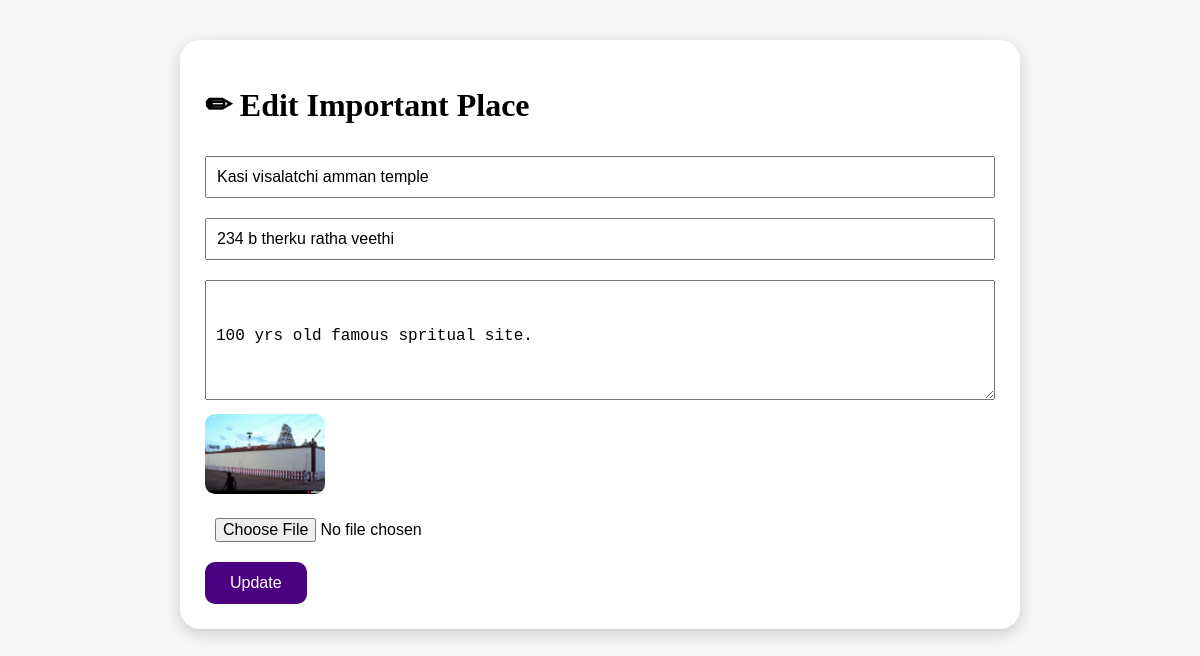
The app's page /admin/village_hub/edit_important_places.php?id=1 with its own data.
### tables this page shows
CREATE TABLE `important_places` (
  `id` int(11) NOT NULL,
  `place_name` varchar(150) NOT NULL,
  `location` varchar(255) DEFAULT NULL,
  `description` text DEFAULT NULL,
  `image` varchar(255) DEFAULT NULL
);

### admin/village_hub/edit_important_places.php (the view, shortened to what this page needs)
<?php
include("../../db.php");
$id=$_GET['id'];
$result=$conn->query(
"SELECT * FROM important_places WHERE id=$id"
);
$row=$result->fetch_assoc();
?>
<!DOCTYPE html>
<html>
<head>
</head>
<body>
<div class="box">
<h1>✏ Edit Important Place</h1>
<form method="post" enctype="multipart/form-data">
<input
name="name"
value="<?php echo $row['place_name']; ?>"
placeholder="Place Name"
required>
<input
name="location"
value="<?php echo $row['location']; ?>"
placeholder="Location">
<textarea
name="description"
placeholder="Description">
<?php echo $row['description']; ?>
</textarea>
<?php
if($row['image']!="")
{
?>
<img src="../../assets/images/<?php echo $row['image']; ?>">
<?php
}
?>
<input type="file" name="image">
<button name="update">
Update
</button>
</form>
</div>
</body>
</html>

### admin/village_hub/edit_important_places.php (style rules this page uses)
body { font-family:'Playfair Display',serif; background:#f7f7f7; margin:0; padding:0; }
.box { background:white; padding:25px; width:70%; margin:40px auto; border-radius:20px; box-shadow:0 5px 15px #ccc; box-sizing:border-box; }
input,textarea { width:100%; padding:10px; margin:10px 0; box-sizing:border-box; font-size:16px; }
textarea { min-height:120px; resize:vertical; }
img { width:120px; height:80px; object-fit:cover; border-radius:10px; max-width:100%; }
input[type="file"] { max-width:100%; }
button { background:indigo; color:white; padding:12px 25px; border:0; border-radius:10px; cursor:pointer; font-size:16px; }

### records on screen
important_places: name "Kasi visalatchi amman temple", location "234 b therku ratha veethi", description "100 yrs old famous spritual site.", image (picture)
